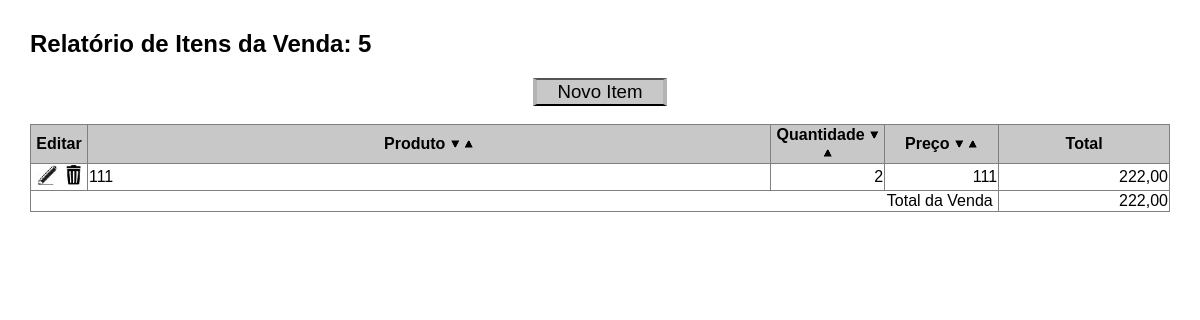
The page /itemListar.php?id=5 on the database its author committed.
### tables this page shows
CREATE TABLE `item` (
  `item_id` int(11) NOT NULL,
  `item_quant` int(11) NOT NULL,
  `item_preco` double NOT NULL,
  `item_prod_id` int(11) NOT NULL,
  `item_venda_id` int(11) NOT NULL
);

CREATE TABLE `produto` (
  `prod_id` int(11) NOT NULL,
  `prod_desc` varchar(255) NOT NULL,
  `prod_preco` decimal(20,2) NOT NULL,
  `prod_quant` int(11) NOT NULL
);

### itemListar.php (the view, shortened to what this page needs)
<?php
$conexao = conecta();
$item_venda_id = "";
$ordem = "ASC";
$campo = "produto";
if (isset($_GET["id"])) {
    $item_venda_id = $_GET["id"];
}
?>
<!DOCTYPE html>
<html lang="pt-br">
  <head>
    <link rel="stylesheet" type="text/css" href="estilo.css" media="screen" />
  </head>
  <body>
    <h2>Relatório de Itens da Venda: <?php echo $item_venda_id; ?></h2>
    <center>
    <input type="button" class="button" value="Novo Item"
     onClick="window.location.href='itemIncluir.php?id=<?php echo $item_venda_id; ?>';" />
    </center>
    <br />
    <table width="100%" style="border: 1px solid gray;
                               border-collapse: collapse;
                               margin: 0;">
      <tr>
        <th width="5%">Editar</th>
        <th width="60%">
            <b>Produto</b>
            <img src="img/baixo.png" onClick="Ordena('produto', 'DESC');" alt="Decrescente" title="Decrescente">
            <img src="img/cima.png" onClick="Ordena('produto', 'ASC');" alt="Crescente" title="Crescente">
        </th>
        <th width="10%">
            <b>Quantidade</b>
            <img src="img/baixo.png" onClick="Ordena('item_quant', 'DESC');" alt="Decrescente" title="Decrescente">
            <img src="img/cima.png" onClick="Ordena('item_quant', 'ASC');" alt="Crescente" title="Crescente">
        </th>
        <th width="10%">
            <b>Preço</b>
            <img src="img/baixo.png" onClick="Ordena('item_preco', 'DESC');" alt="Decrescente" title="Decrescente">
            <img src="img/cima.png" onClick="Ordena('item_preco', 'ASC');" alt="Crescente" title="Crescente">
        </th>
       <th width="15%"><b>Total</b></th>
      </tr>
    <?php
    $total_venda = 0;
    if ($result = $conexao->query("SELECT item_id,
                                          item_quant,
                                          item_preco,
                                          item_venda_id,
                                          item_prod_id,
                                          p.prod_desc as produto,
                                          item_quant * item_preco as total
                                  FROM item i LEFT JOIN produto p ON i.item_prod_id = p.prod_id
                                  WHERE item_venda_id = ".$item_venda_id."
                                  ORDER BY ".$campo." ".$ordem)) {
        while ($linha = $result->fetch_assoc()) {
          echo "<tr>";
          echo "  <td style='text-align: center;'>
                  <a href='itemAlterar.php?id=".$linha["item_id"]."'><img src='img/lapis2.jpg' noborder height='20' title='Alterar'></a>&nbsp;
                  <a href='#' onclick='javascript:if(confirm(\"Excluir\\nConfirma a exclusão do Item: ".$linha["produto"]."?\"))Excluir(".$linha["item_id"].",".$item_venda_id.")'>
                  <img src='img/lixeira3.jpg' noborder height='20' title='Excluir'>
                  </a>
                  </td>";
          echo "  <td>".$linha["produto"]."</td>";
          echo "  <td style='text-align: right;'>".$linha["item_quant"]."</td>";
          echo "  <td style='text-align: right;'>".str_replace(".", ",", $linha["item_preco"])."</td>";
          echo "  <td style='text-align: right;'>".number_format($linha["total"], 2, ",", ".")."</td>";
          echo "</tr>";
          $total_venda += $linha["total"];
        }
        echo "<tr>";
        echo "<td colspan='4' style='text-align: right;'>Total da Venda&nbsp;</td>";
        echo "<td style='text-align: right;'>".number_format($total_venda, 2, ",", ".")."</td>";
        echo "</tr>";
    }
    ?>
    </table>
  </body>
</html>

### estilo.css (style rules this page uses)
body { margin: 30px; font-family: Arial, Helvetica, sans-serif; }
table { background-color: rgba(255,255,255,1); }
th { border: 1px solid gray; background-color: rgb(200,200,200); }
td { border: 1px solid gray; background-color: rgba(255,255,255,1); }
img { margin: 0; padding: 0; }
input { font-family: Arial, Helvetica, sans-serif; }
.button { margin-left: 10px; margin-right: 10px; padding-left: 20px; padding-right: 20px; border-left: 4px solid rgb(180,180,180); border-right: 4px solid rgb(180,180,180); font-size: 14pt; background-color: rgb(200,200,200); }

### itemListar.php (style rules this page uses)
td { background-color: rgba(255,255,255,1); }

### rows shown on the page
item: item_prod.prod_desc "111", item_quant "2", item_preco "111", total "222,00"

### other values the page prints
$item_venda_id "5"
$total_venda "222,00"
